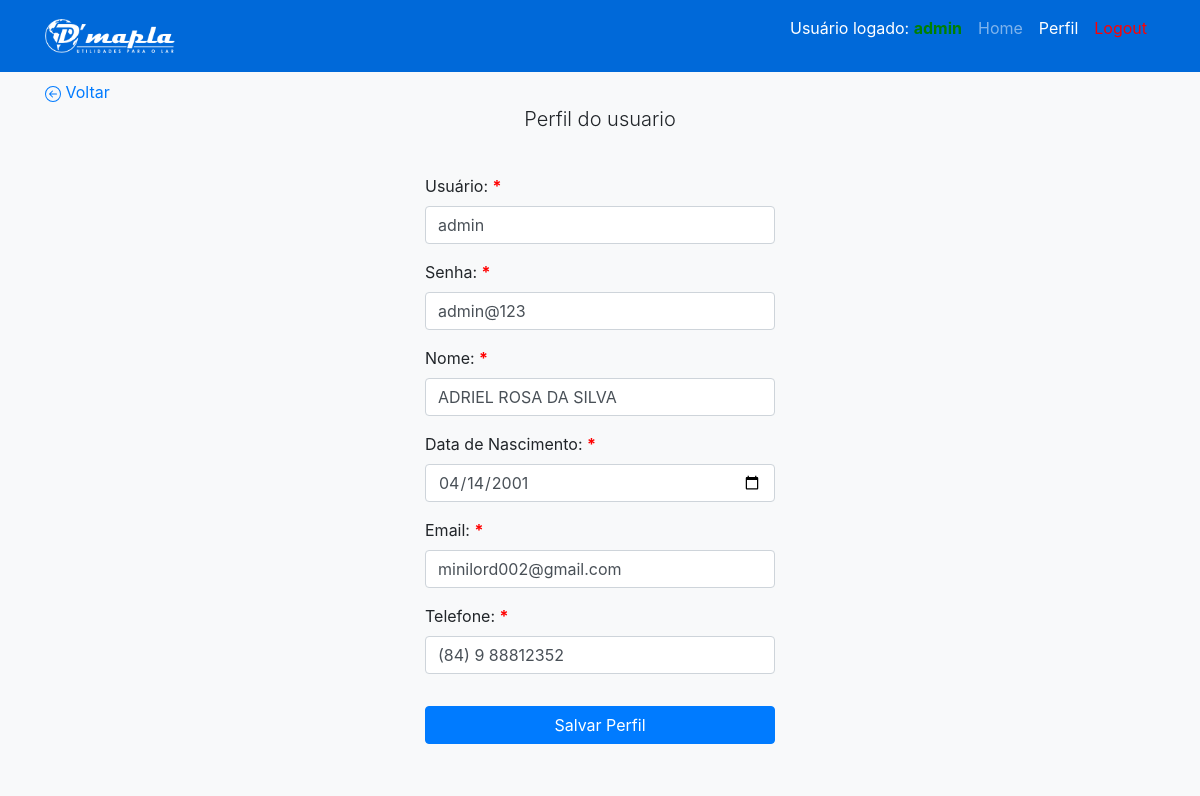
The app's page /perfil (signed in) with its own data.
### app.py (models this page shows, shortened)
class Usuarios(db.Model):
    id = db.Column('id', db.Integer, primary_key=True, autoincrement=True)
    name = db.Column(db.String(150))
    username = db.Column(db.String(150))
    password = db.Column(db.String(150))
    age = db.Column(db.String(150))
    email = db.Column(db.String(150))
    phone = db.Column(db.String(150))

### app.py (the view)
@app.route('/perfil', methods=['GET', 'POST'])
def configs():
    if session['username'] != None:
        username = session['username']
        usuario = Usuarios.query.filter_by(username=username).first()
        return render_template('perfil.html', usuario=usuario)
    else:
        return redirect(url_for('index'))

### templates/perfil.html (shortened to what this page needs)
<!DOCTYPE html>
<html lang="pt-br">
    <head>
        <link rel="stylesheet" href="https://stackpath.bootstrapcdn.com/bootstrap/4.5.2/css/bootstrap.min.css">
        <link rel="stylesheet" href="{{url_for('static', filename='css/style.css')}}">
    </head>
    <body>
        <nav class="navbar navbar-expand-lg navbar-dark bg-dark" style="background-color: #0069d9 !important;">
            <div class="container">
                <a class="navbar-brand" href="/"><img class="logo-img" src="{{url_for('static', filename='img/lgwhite.png')}}" alt="logo dmapla"></a>
                <div class="collapse navbar-collapse" id="navbarNav">
                    <ul class="navbar-nav ml-auto">
                        <li class="nav-item active">
                            <p class="nav-link active">Usuário logado: <span style="color: green;"> <b>{{session['username']}}</b></span></p>
                        </li>
                        <li class="nav-item">
                            <a class="nav-link" href="/">Home</a>
                        </li>
                        <li class="nav-item">
                            <a class="nav-link active" href="/perfil">Perfil</a>
                        </li>
                        <li class="nav-item">
                            <a class="nav-link" href="/logout" style="color: red;">Logout</a>
                        </li>
                    </ul>
                </div>
            </div>
        </nav>
        <div class="jumbotron jumbotron-fluid bg-light text-center py-2 mb-0">
            <div class="container">
                <div style="width: 100%;display: flex;/* align-items: flex-end; */justify-content: flex-start;">
                    <a href="/" style="text-decoration: none;"> Voltar</a>
                </div>
                <p class="lead">Perfil do usuario</p>
                <br>
                <div class="row" style="display: flex; align-content: center; flex-wrap: nowrap; justify-content: center; align-items: center;">
                    <div class="col-md-4">
                        <form action="/salvar_perfil" method="post">
                            <div class="form-group">
                                <label for="user">Usuário: <b style="color: red;">*</b></label>
                                <input type="text" name="user" id="user" value="{{usuario.username}}" required="true" class="form-control">
                            </div>
                            <div class="form-group">
                                <label for="senha">Senha: <b style="color: red;">*</b></label>
                                <input type="text" name="senha" id="senha" value="{{usuario.password}}" required="true" class="form-control">
                            </div>
                            <div class="form-group">
                                <label for="name">Nome: <b style="color: red;">*</b></label>
                                <input type="text" name="name" id="name" value="{{usuario.name}}" required="true" class="form-control">
                            </div>
                            <div class="form-group">
                                <label for="age">Data de Nascimento: <b style="color: red;">*</b></label>
                                <input type="date" name="age" id="age" value="{{usuario.age}}" required="true" class="form-control">
                            </div>
                            <div class="form-group">
                                <label for="email">Email: <b style="color: red;">*</b></label>
                                <input type="text" name="email" id="email" value="{{usuario.email}}" required="true" class="form-control">
                            </div>
                            <div class="form-group">
                                <label for="phone">Telefone: <b style="color: red;">*</b></label>
                                <input type="text" name="phone" id="phone" value="{{usuario.phone}}" required="true" class="form-control">
                            </div>
                        </form>
                        <div class="form-group">
                            <button class="btn btn-primary" style="width: 100%;" onclick="show_confirm()">Salvar Perfil</button>
                        </div>
                    </div>
                </div>
            </div>
        </div>
    </body>
</html>

### static/css/style.css (style rules this page uses)
body { background-color: #f8f9fa!important; }
.logo-img { width: 130px; }
.form-group { text-align: left !important; }

### records on screen
Usuarios: user "admin", senha "admin@123", name "ADRIEL ROSA DA SILVA", age "04/14/2001", email "minilord002@gmail.com", phone "(84) 9 88812352"
